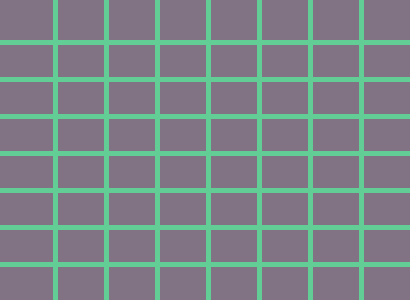
Frame 1 (no input)
Frame 60 (the mouse pressed at the canvas centre just before this capture): identical to frame 1, image omitted
Frame 120 (the mouse held since frame 60 and released just before this capture): identical to frame 1, image omitted

The Processing sketch that drew this single still picture (run headless with seeded random() and noise(); from frame 60 on, the mouse is pressed at the canvas centre):

// Processing sketch: sketch_2b_Exercise2__chessboard
// ── sketch_2b_Exercise2__chessboard.pde
//Lab-02b
//Exercise 2(static drawing)

float x= 0;
float y=0;

void setup()
{
size(410,300);
}

void draw()
{
background(#817383);

stroke(#62CE95);
strokeWeight(5);

 x = 55;
 while(x < width)
  {
  line(x,0,x,height);
  x =x + width/8;
  }

 y = 42;
 while(y < height)
 {
 line(0,y,width,y);'
  y = y + height/8;
 }
 
}
